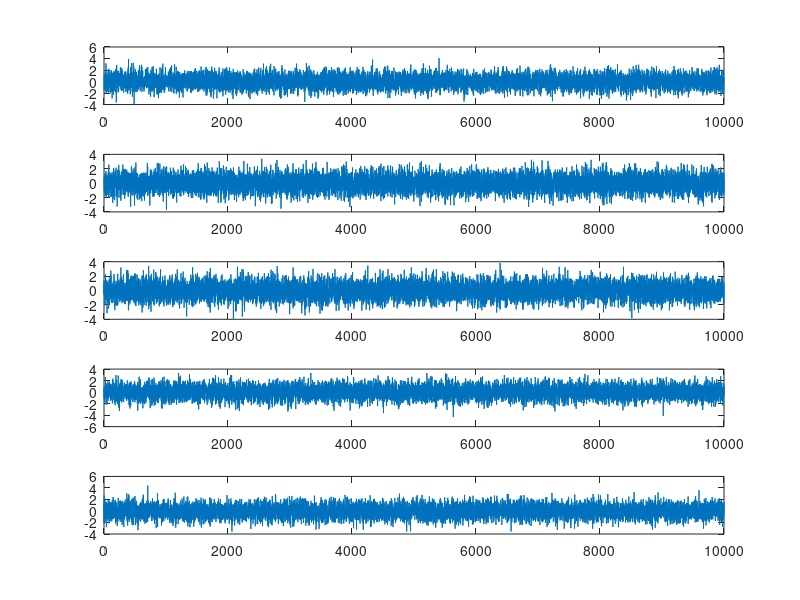
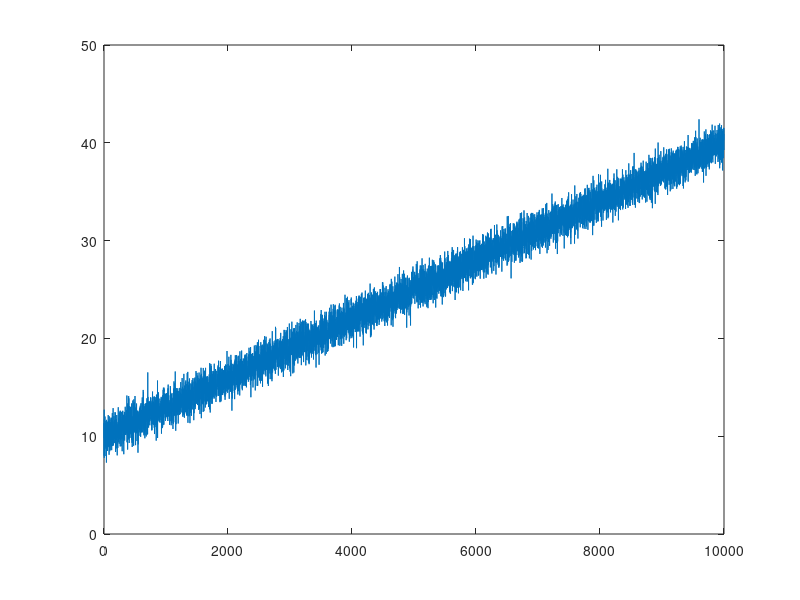

These figures' MATLAB source, in order: (Note: this script raises an error after producing the figures.)
%% Lab 2 Exer 5

%% Step 0

clc;
clear;
close all;
Fontsize = 12;
N = 10000;
n = 0:1:N-1;

%% Step 1
M = 5;
for i = 1:M
    
    F = randn(1,N);
    subplot(M,1,i);
    plot(n,F);
    
end

%% Step 2
sigma=ones(1,N);

%% Step 2.1

mu1 = 10;
mu2 = 40;

mu = linspace(mu1,mu2,N);

X = sigma .* F + mu;
figure,plot(n,X);
my_xlabel('$$n$$',Fontsize);
my_ylabel('$$X[n]$$',Fontsize);
my_legend('$$X[n]$$',Fontsize);

%% Step 2.2

mu = piecewise_costant(mu,4,10);

X = sigma .* F + mu;
figure,plot(n,X);

%% Step 2.3

mu1 = 10;
mu2 = -10;
amp = (mu2 - mu1)/2;

mu = amp * sin(2*pi*n/N*2) + (mu2 + mu1)/2;
X = sigma .* F + mu;

% Parte aggiunta 1
figure,plot(n,X,n,(mu+sigma),'k',n,(mu-sigma),'k',n,mu,'r');
% Parte aggiunta 2
% modificare il rumore in modo che pare che la sigma sia costante
% cambiarlo in base alla derivata del trend
%% Step 3

mu = ones(1,N);

%% Step 3.1

sigma1 = 1;
sigma2 = 100;

sigma = linspace(sigma1,sigma2,N);

X = sigma .* F + mu;
figure,plot(n,X);

%% Step 3.2

sigma = piecewise_costant(sigma,8,10);

X = sigma .* F + mu;
figure,plot(n,X);

%% Step 3.3

sigma1 = 10;
sigma2 = 40;
amp = (sigma1 - sigma2)/2;

sigma = amp * sin(2*pi*n/N) + (sigma2 + sigma1)/2;
X = sigma .* F + mu;
figure,plot(n,X);